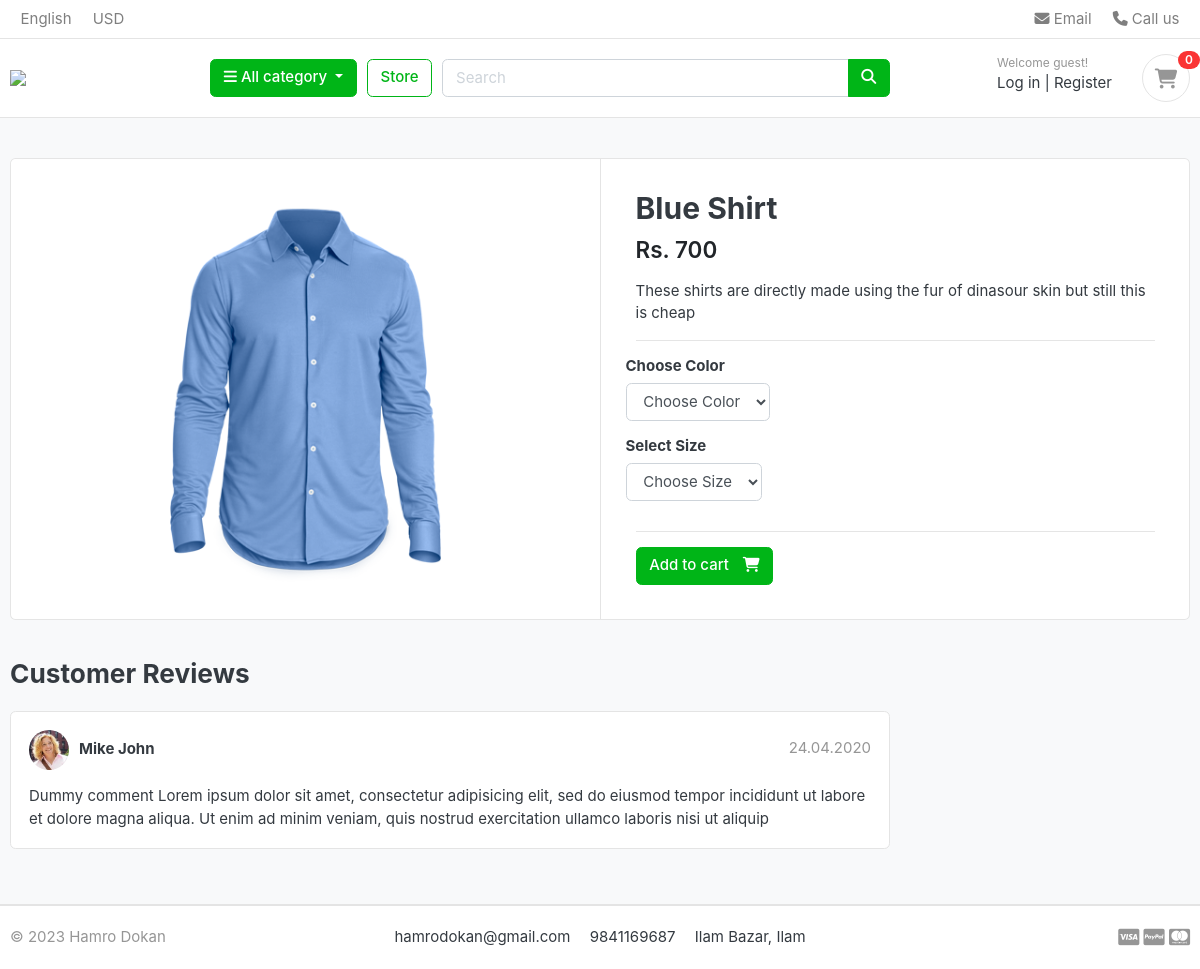
Before: /store/category/shirt/blue-shirt/ with the older database file.
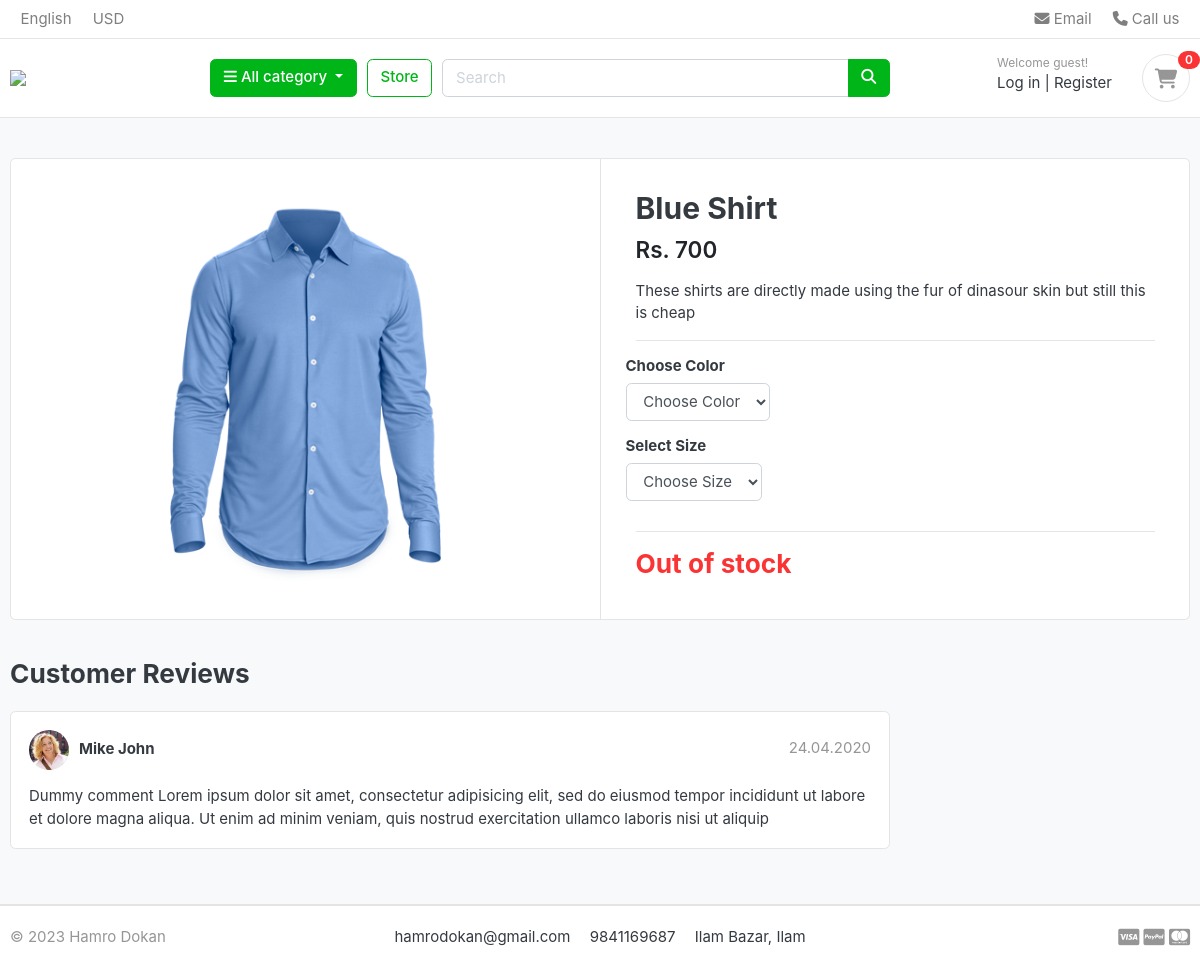
After: the same page with the newer database file.
### store/views.py (the view)
# urls.py: path('category/<slug:category_slug>/<slug:product_slug>/',views.product_detail, name='product_detail'),
def product_detail(request, category_slug, product_slug):
    try:
        single_product = Product.objects.get(category__slug=category_slug, slug=product_slug)
        in_cart = CartItem.objects.filter(cart__cart_id=_cart_id(request),product=single_product).exists()
    except Exception as e:
        raise e
    context = {
        'single_product': single_product,
        'in_cart': in_cart,
    }
    return render(request, 'store/product_detail.html', context)

### carts/context_processors.py (called while the page is built)
def counter(request):
    cart_count = 0
    if 'admin' in request.path:
        return {}
    else:
        try:
            cart = Cart.objects.filter(cart_id=_cart_id(request))
            cart_items = CartItem.objects.all().filter(cart=cart[:1])
            for cart_item in cart_items:
                cart_count += cart_item.quantity
        except Cart.DoesNotExist:
            cart_count = 0
    return dict(cart_count=cart_count)

### carts/views.py (called while the page is built)
def _cart_id(request):
    cart = request.session.session_key
    if not cart:
        cart = request.session.create()
    return cart

### category/context_processors.py (called while the page is built)
def menu_links(request):
    link = Category.objects.all()
    return dict(links=link)

### category/models.py (called while the page is built)
    def get_url(self):
        return reverse('product_by_category', args=[self.slug])

### store/models.py (called while the page is built)
    def color(self):
        return super(VariationManager, self).filter(variation_category='color', is_active=True)

    def size(self):
        return super(VariationManager, self).filter(variation_category='size', is_active=True)

### templates/store/product_detail.html (shortened to what this page needs)
{% extends 'base.html' %}
{% load static %}
{% block content %}
    <section class="section-content padding-y bg">
        <div class="container">
        <div class="card">
            <div class="row no-gutters">
                <aside class="col-md-6">
        <article class="gallery-wrap">
            <div class="img-big-wrap">
            <a href="#"><img src="{{ single_product.Image.url }}"></a>
            </div>
        </article>
                </aside>
                <main class="col-md-6 border-left">
        <form action="{% url 'add_cart' single_product.id %}" method="POST">
            <article class="content-body">
            <h2 class="title">{{single_product.product_name}}</h2>
            <div class="mb-3">
                <var class="price h4">Rs. {{single_product.price}}</var>
            </div>
            <p>{{single_product.description}}</p>
            <hr>
                {% if single_product.variation_set.color  %}
                    <div class="row">
                        <div class="item-option-select">
                            <h6>Choose Color</h6>
                            <select name="color" class="form-control" required>
                                <option value="" disabled selected>Choose Color</option>
                            </select>
                        </div>
                    </div>
                {% endif %}
                {% if single_product.variation_set.size %}
                    <div class="row">
                        <div class="item-option-select">
                            <h6>Select Size</h6>
                            <select name="size" class="form-control" required>
                                <option value="" disabled selected>Choose Size</option>
                            </select>
                        </div>
                    </div>
                    <hr>
                {% endif %}
                {% if single_product.stock < 1 %}
                    <h3 class="text-danger">Out of stock</h3>
                {% else %}
                    <button type="submit" class="btn  btn-success"> <span class="text">Add to cart</span> <i class="fas fa-shopping-cart"></i> </button>
                {% endif %}
            </article>
        </form>
                </main>
            </div>
        </div>
        <br>
        <div class="row">
                    <div class="col-md-9">
            <header class="section-heading">
                <h3>Customer Reviews</h3>
            </header>
            <article class="box mb-3">
                <div class="icontext w-100">
                    <img src="{% static '/images/avatars/avatar1.jpg' %}" class="img-xs icon rounded-circle">
                    <div class="text">
                        <span class="date text-muted float-md-right">24.04.2020 </span>
                        <h6 class="mb-1">Mike John </h6>
                    </div>
                </div>
                <div class="mt-3">
                    <p>
                        Dummy comment Lorem ipsum dolor sit amet, consectetur adipisicing elit, sed do eiusmod
                        tempor incididunt ut labore et dolore magna aliqua. Ut enim ad minim veniam,
                        quis nostrud exercitation ullamco laboris nisi ut aliquip
                    </p>
                </div>
            </article>
            </div>
        </div>
        </div>
        </section>
{% endblock content %}

Changed rows visible on the page:
changed Product "Blue Shirt": stock 1 → 0 (drawn)
Other visible differences:
text no longer shown: "Add to cart"
text now shown: "Out of stock"
